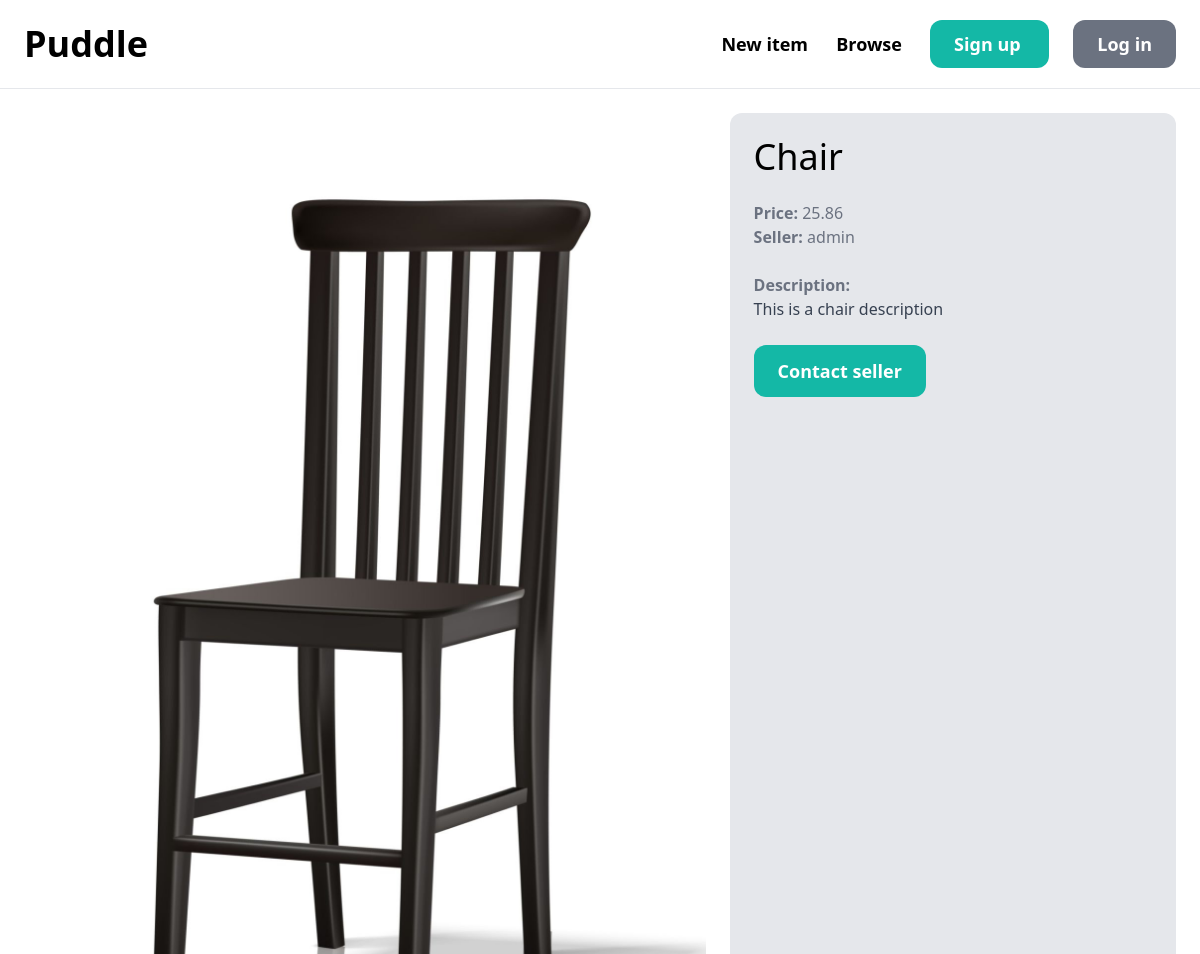
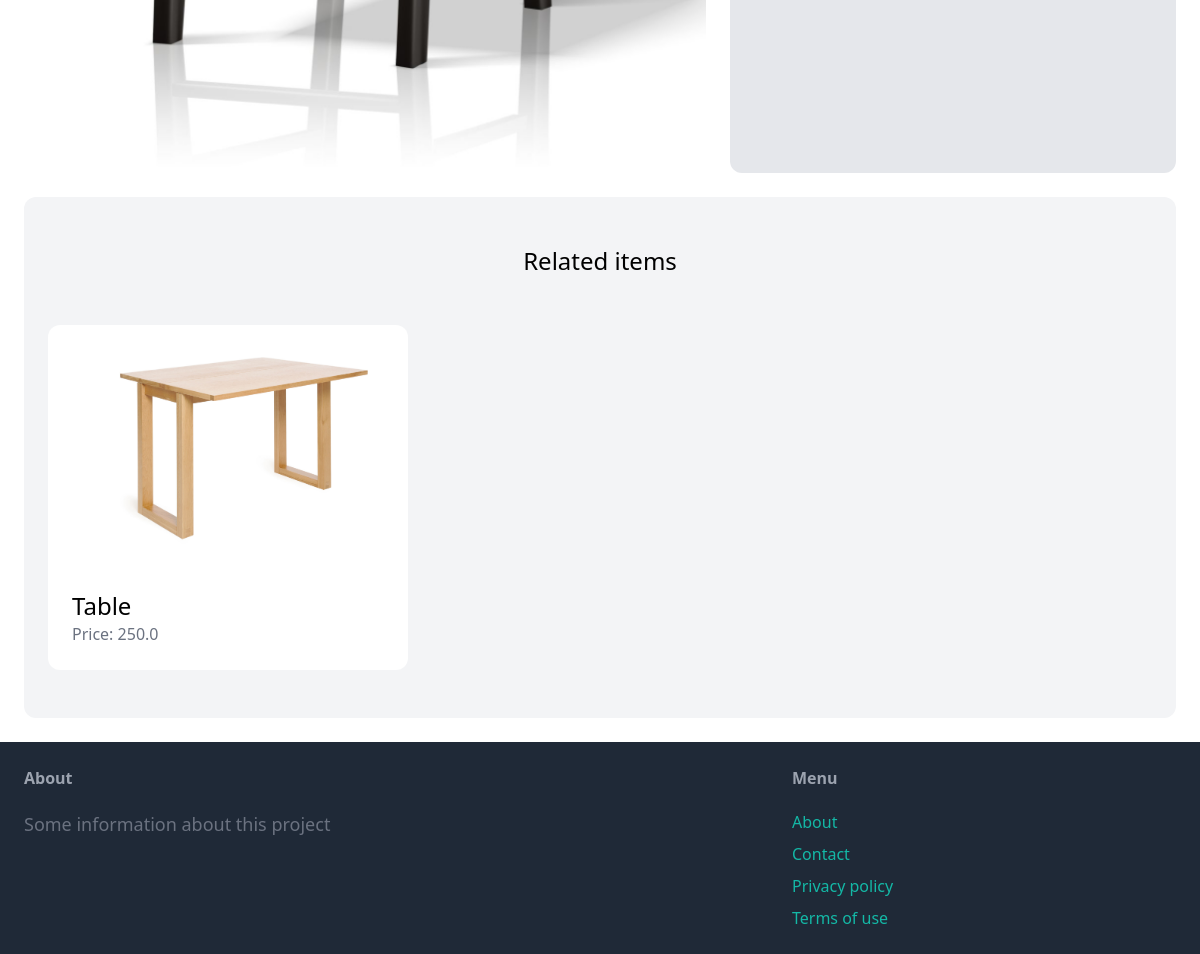
/items/6/, run on the app's committed database (2 pictures, top to bottom).
### item/models.py (models this page shows, shortened)
class Item(models.Model):
    category = models.ForeignKey(Category, related_name='items', on_delete=models.CASCADE)
    name = models.CharField(max_length=255)
    description = models.TextField(blank=True, null=True)
    price = models.FloatField()
    image = models.ImageField(upload_to='item_images', blank=True, null=True)
    is_sold = models.BooleanField(default=False)
    created_by = models.ForeignKey(User, related_name='items', on_delete=models.CASCADE)
    created_at = models.DateTimeField(auto_now=True)
    class Meta:
        ordering = ('name',)

### item/views.py (the view)
# urls.py: path('<int:pk>/', detail, name='detail'),
def detail(request, pk):
    item = get_object_or_404(Item, pk=pk)
    related_items = Item.objects.filter(category=item.category, is_sold=False).exclude(pk=pk)[0:3]
    return render(request, 'item/detail.html', {
        'item': item,
        'related_items': related_items
    })

### item/templates/item/detail.html (shortened to what this page needs)
{% extends 'core/base.html' %}
{% block content %}
<div class="grid grid-cols-5 gap-6">
    <div class="col-span-3">
        <img src="{{ item.image.url }}" class="rounded-xl">
    </div>
    <div class="col-span-2 p-6 bg-gray-200 rounded-xl">
        <h1 class="mb-6 text-4xl">{{ item.name }}</h1>
        <p class="text-gray-500"><strong>Price: </strong>{{ item.price }}</p>
        <p class="text-gray-500"><strong>Seller: </strong>{{ item.created_by.username }}</p>
        <br>
        {% if item.description %}
        <p class="text-gray-700">
            <strong class="text-gray-500">Description:</strong>
            <br>
            {{ item.description }}
        </p>
        {% endif %}
        <a href="#"
           class="inline-block mt-6 px-6 py-3 text-lg font-semibold bg-teal-500 text-white rounded-xl hover:bg-teal-700">
            Contact seller
        </a>
    </div>
</div>
<div class="mt-6 px-6 py-12 bg-gray-100 rounded-xl">
    <h2 class="mb-12 text-2xl text-center">Related items</h2>
    <div class="grid grid-cols-3 gap-3">
        {% for item in related_items %}
        <div>
            <a href="{% url 'item:detail' item.id %}">
                <div><img src="{{ item.image.url }}" class="rounded-t-xl"></div>
                <div class="p-6 bg-white rounded-b-xl">
                    <h2 class="text-2xl">{{ item.name }}</h2>
                    <p class="text-gray-500">Price: {{ item.price }}</p>
                </div>
            </a>
        </div>
        {% endfor %}
    </div>
</div>
{% endblock %}

### data on the page
Item: image (picture), name "Chair", price "25.86", created_by.username "admin", description "This is a chair description"
Item: image (picture), name "Table", price "250.0"
